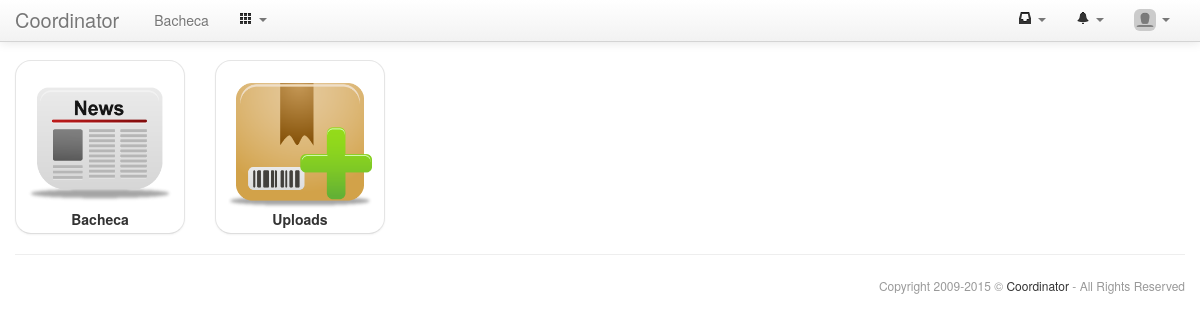
/index/index.php (signed in), run on the app's committed database.
### tables this page shows
CREATE TABLE IF NOT EXISTS `settings_settings` (
  `code` varchar(255) NOT NULL,
  `value` varchar(255) DEFAULT NULL,
  PRIMARY KEY (`code`)
);

CREATE TABLE IF NOT EXISTS `settings_menus` (
  `id` int(11) NOT NULL AUTO_INCREMENT,
  `idMenu` int(11) NOT NULL DEFAULT '0',
  `menu` varchar(25) NOT NULL,
  `module` varchar(25) DEFAULT NULL,
  `url` varchar(255) DEFAULT NULL,
  `position` int(3) unsigned NOT NULL DEFAULT '0',
  PRIMARY KEY (`id`)
);

### core/db.class.php (called while the page is built, shortened)
<?php
class DB{
 var $connector;
 function DB($host,$user,$pass,$name){
  $this->connector=mysql_connect($host,$user,$pass,TRUE) or die('Server connection not possible.');
 }
 function clearQuery($query){
  if(stripos($query,"select")!==FALSE){return $query;}
  $search=array("``","''",'""');
  $query=str_replace($search,"DEFAULT",$query);
  return $query;
 }
 function query($query,$debug=-1){
  $query=$this->clearQuery($query);
  $this->lastResult=mysql_query($query,$this->connector) or $this->debugAndDie($query);
  return $this->lastResult;
 }
 function fetchNextObject($result=NULL){
  if($result==NULL || mysql_num_rows($result)<1){
   return NULL;
  }else{
   return mysql_fetch_object($result);
  }
 }
 function queryUniqueObject($query,$debug=-1){
  $query=$this->clearQuery($query);
  $query="$query LIMIT 1";
  $result=mysql_query($query,$this->connector) or $this->debugAndDie($query);
  return mysql_fetch_object($result);
 }
 function queryUniqueValue($query,$debug=-1){
  $query=$this->clearQuery($query);
  $query="$query LIMIT 1";
  $result=mysql_query($query,$this->connector) or $this->debugAndDie($query);
  $line=mysql_fetch_row($result);
  return $line[0];
 }
 function countOf($table,$where){
  return $this->queryUniqueValue("SELECT COUNT(*) FROM $table WHERE $where");
 }
}
?>

### accounts/api.inc.php (called while the page is built, shortened)
<?php
function api_accounts_account($account=NULL){
 if(is_numeric($account)){$account=$GLOBALS['db']->queryUniqueObject("SELECT * FROM accounts_accounts WHERE id='".$account."'");}
 $account->account=stripslashes($account->account);
 unset($account->password);
 unset($account->secret);
 $account->name=stripslashes($account->name);
 $account->ldapUsername=stripslashes($account->ldapUsername);
 $account->typology=api_accounts_accountTypology($account);
 $account->language=stripslashes($account->language);
 $account->avatar=api_accounts_accountAvatar($account);
 $account->mail=$account->account;
 if($account->language<>"default"){$account->languageISO=substr($account->language,-2);}else{$account->languageISO="EN";}
 $account->companies=array();
 return $account;
}
function api_accounts_accountTypology($account){
 $typology=new stdClass();
 if($account->del){
  $typology->icon="icon-trash";
  $typology->description=api_text("account-typology-deleted");
 }else{
  if($account->enabled){
   if($account->superuser){
    $typology->icon="icon-fire";
    $typology->description=api_text("account-typology-superuser");
   }else{
    $typology->icon="icon-info-sign";
    $typology->description=api_text("account-typology-user");
   }
  }else{
   $typology->icon="icon-ban-circle";
   $typology->description=api_text("account-typology-disabled");
  }
 }
 return $typology;
}
function api_accounts_accountAvatar($account=NULL){
 $avatar_path="uploads/uploads/accounts/avatar_".$account->id.".jpg";
 if(!file_exists("../".$avatar_path)){$avatar_path="uploads/uploads/accounts/avatar.jpg";}
 return $GLOBALS['dir'].$avatar_path;
}
?>

### index/index.php (the view, shortened to what this page needs)
<?php
include("template.inc.php");
function content(){
 $menu_array=array();
 $dashboard=new stdClass();
 $dashboard->url=$GLOBALS['dir']."dashboard/dashboard.php";
 $dashboard->icon=$GLOBALS['dir']."dashboard/icon.png";
 $dashboard->menu=api_text("index-dashboard");
 $menu_array[]=$dashboard;
 $main_menu=$GLOBALS['db']->query("SELECT * FROM settings_menus WHERE idMenu='1' ORDER BY position ASC");
 while($menu=$GLOBALS['db']->fetchNextObject($main_menu)){
  if(api_account()->administrator || api_checkPermissionShowModule($menu->module,FALSE)){
   $menu->url=$GLOBALS['dir'].$menu->module."/".$menu->url;
   $menu->icon=$GLOBALS['dir'].$menu->module."/icon.png";
   $menu_array[]=$menu;
  }
 }
 $count=0;
 foreach($menu_array as $menu){
  $count++;
  if($count==1){echo "<div class='row'>\n";}
  if($menu->external){$target=" target='_blank'";}else{$target=NULL;}
  echo "<div class='span2'><a href='".$menu->url."'".$target." class='btn btn-index'><img src='".$menu->icon."'><b>".stripslashes($menu->menu)."</b></a></div>\n";
 }
 if($count<>0){echo "</div>\n";}
}
?>

### core/html.class.php (shortened to what this page needs)
<?php
class HTML{
public function header($title="",$nav="dashboard",$navbar=TRUE){
?>
<!DOCTYPE html>
<html lang="it">
<head>
 <link href="<?php echo $GLOBALS['dir']."core/bootstrap/css/bootstrap.min.css";?>" rel="stylesheet">
 <link href="<?php echo $GLOBALS['dir']."core/bootstrap/css/bootstrap-custom.css";?>" rel="stylesheet">
 <link href="<?php echo $GLOBALS['dir']."core/bootstrap/css/bootstrap-responsive.css";?>" rel="stylesheet">
 <link href="<?php echo $GLOBALS['dir']."core/template.css";?>" rel="stylesheet">
 <link href="<?php echo $GLOBALS['dir']."core/bootstrap-datetimepicker/css/bootstrap-datetimepicker.min.css";?>" rel="stylesheet">
 <link href="<?php echo $GLOBALS['dir']."core/bootstrap-markdown/css/bootstrap-markdown.min.css";?>" rel="stylesheet">
 <link href="<?php echo $GLOBALS['dir']."core/bootstrap-select2/select2.css";?>" rel="stylesheet">
 <link href="<?php echo $GLOBALS['dir']."core/bootstrap-slider/css/bootstrap-slider.min.css";?>" rel="stylesheet">
 <link href="<?php echo $GLOBALS['dir']."core/bootstrap-wysihtml5/css/bootstrap-wysihtml5.css";?>" rel="stylesheet">
 <link href="<?php echo $GLOBALS['dir']."core/bootstrap-tagsinput/css/bootstrap-tagsinput.css";?>" rel="stylesheet">
 <link href="<?php echo $GLOBALS['dir']."core/shadowbox/shadowbox.css";?>" rel="stylesheet">
</head>
<body <?php if(api_baseName()=="login.php"){echo "class='login-background'";}?>>
 <div class="navbar navbar-fixed-top">
  <div class="navbar-inner">
   <div class="container">
    <?php
     if(file_exists("../uploads/uploads/core/logo.png") && api_getOption('show_logo')){
      echo "<a class='brand-logo' href='".$GLOBALS['dir']."index.php'><img src='".$GLOBALS['dir']."uploads/uploads/core/logo.png'></a>\n";
     }else{
      echo "<a class='brand' href='".$GLOBALS['dir']."index.php'>".api_getOption('title')."</a>\n";
     }
    ?>
    <?php if($navbar){ ?>
    <div class="nav-collapse collapse">
     <ul class="nav">
      <li<?php if($nav=="dashboard"){echo " class=\"active\"";} ?>><a href="<?php echo $GLOBALS['dir']."dashboard/index.php";?>"><?php echo api_text("core-menu-dashboard"); ?></a></li>
      <?php
       $menu_count=0;
       $menu_array=array();
       $secondary_menu_array=array();
       $admin_menu_array=array();
       $menus=$GLOBALS['db']->query("SELECT * FROM settings_menus WHERE idMenu='1' ORDER BY position ASC");
       while($menu=$GLOBALS['db']->fetchNextObject($menus)){
        if(api_checkPermissionShowModule($menu->module,FALSE)){
         $menu_count++;
         if($menu_count<8){$menu_array[]=$menu;}else{$secondary_menu_array[]=$menu;}
        }elseif($_SESSION['account']->administrator){
         $admin_menu_array[]=$menu;
        }
       }
       if($_SESSION['account']->administrator && count($admin_menu_array)>0){
        echo "<li class='dropdown'><a href='#' class='dropdown-toggle' data-toggle='dropdown'>";
        echo api_icon('icon-th')." <b class='caret'></b></a>\n";
        echo "</li>\n";
       }
      ?>
     </ul>
     <ul class="nav pull-right">
      <?php if(api_checkPermission("chats","chats_chat")){ ?>
      <li class="dropdown">
       <a href="#" class="dropdown-toggle" data-toggle="dropdown">
        <span id="chat_counter">
        <?php include("../chats/chat_counter.inc.php") ?>
        </span>
        <b class="caret"></b>
       </a>
      </li>
      <?php } ?>
      <li class="dropdown">
       <a href="#" class="dropdown-toggle" data-toggle="dropdown">
        <span id="notifications_counter">
        <?php include("../logs/logs_notifications_counter.inc.php") ?>
        </span>
        <b class="caret"></b>
       </a>
      </li>
      <li class="dropdown">
       <a href="#" class="dropdown-toggle" data-toggle="dropdown">
        <img src="<?php echo api_account()->avatar;?>" class="img-rounded" style="width:22px;margin-top:-4px;padding:0;"> <b class="caret"></b>
       </a>
      </li>
     </ul>
    </div>
    <?php } ?>
   </div>
  </div>
 </div>
 <div class="container">
<?php
}
public function footer($wiki_link=NULL,$copyright=TRUE){
?>
<?php if($copyright){ ?>
  <div class="row-fluid">
   <hr>
   <footer>
    <span class="muted credit pull-right">Copyright 2009-<?php echo date("Y");?> &copy; <a href="http://www.coordinator.it" target="_blank">Coordinator</a> - All Rights Reserved</span>
   </footer>
  </div>
 <?php } ?>
 </div>
</body>
</html>
<?php
}
}
?>

### core/api.inc.php (shortened to what this page needs)
<?php
include("html.class.php");
include("structure.class.php");
include("db.class.php");
include_once("../accounts/api.inc.php");
function api_text($key,$parameters=NULL){
 $text=$GLOBALS['locale'][$key];
 if(strlen($text)==0){
  $parameters_txt=NULL;
  $text="{".$key.$parameters_txt."}";
  return $text;
 }
 return $text;
}
function api_baseName(){
 $path_parts=pathinfo($_SERVER['PHP_SELF']);
 return $path_parts['basename'];
}
function api_getOption($code){
 $option=$GLOBALS['db']->queryUniqueObject("SELECT * FROM settings_settings WHERE code='".$code."'");
 if($option->value<>NULL){
  return $option->value;
 }else{
  return NULL;
 }
}
function api_icon($icon,$title=NULL,$style=NULL){
 $return="<i class='".$icon."' title='".$title."' style='".$style."'></i>";
 return $return;
}
function api_account($idAccount=NULL){
 if($idAccount===NULL){$account=$_SESSION['account'];}
 else{$account=api_accounts_account($idAccount);}
 if($account->id){return $account;}
 return FALSE;
}
function api_checkPermission($module,$action,$alert=FALSE,$admin=TRUE,$idAccount=NULL){
 if($admin==TRUE && $idAccount===NULL && api_account()->administrator){return TRUE;}
 $account=api_accounts_account($idAccount);
 return FALSE;
}
function api_checkPermissionShowModule($module,$admin=TRUE){
 $permissions=$GLOBALS['db']->query("SELECT * FROM settings_permissions WHERE module='".$module."'");
 while($permission=$GLOBALS['db']->fetchNextObject($permissions)){
  if(api_checkPermission($module,$permission->action,FALSE,$admin,api_account()->id)){return TRUE;}
 }
 return FALSE;
}
?>

### chats/chat_counter.inc.php (shortened to what this page needs)
<?php
 require_once("../core/api.inc.php");
 $chats_unread=0;
 if($chats_unread>0){echo "<b>".$chats_unread."</b> <i class='icon-envelope'></i>";}
  else{echo "<i class='icon-inbox'></i>";}
?>

### logs/logs_notifications_counter.inc.php
<?php
 require_once("../core/api.inc.php");
 $notifications_unarchived=$GLOBALS['db']->countOf("logs_notifications","idAccount='".$_SESSION['account']->id."' AND status='1'");
 if($notifications_unarchived){echo "<b>".$notifications_unarchived."</b> <i class='icon-bell'></i>";}
  else{echo "<i class='icon-bell'></i>";}
?>

### index/template.inc.php (shortened to what this page needs)
<?php
include("module.inc.php");
include("../core/api.inc.php");
$html->header(NULL,$module_name);
if($checkPermission==NULL){content();}else{if(api_checkPermission($module_name,$checkPermission,TRUE)){content();}}
$html->footer();
?>

### core/template.css (style rules this page uses)
footer { font-size:12px; }
footer .credit a { color:#333333; }
.btn-index { background: #fff; border-bottom: 1px solid #dedede; border-radius: 16px; -webkit-border-radius: 16px; -moz-border-radius: 16px; }

### data on the page
settings_settings: value "Coordinator"
settings_menus: module (picture), menu "Uploads"

### other printed values
api_text("core-menu-dashboard") "Bacheca"
$menu->menu "Bacheca"
